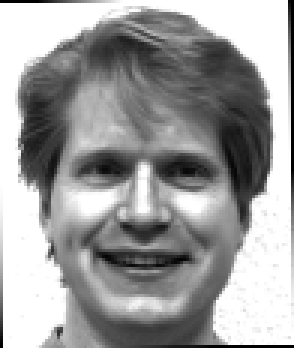
#> input picture unpadded/subject01.happy.pgm, 98 x 116 px (shown 3 times larger); its folder holds only this picture in this run
$ python project3.py
#> lines starting #> are read from the running program, lines starting #| are printed output that depends on the picture
import numpy as np
import matplotlib.pyplot as plt
import imageio.v3 as io # using v3 in consideration of deprecation warning
import os

# Notes for ourselves:
# x_i = each image
# M = # of pixels i.e. length * width
# N = # of images (13 subjects for training * # of facial expressions & lighting conditions)
# X = image matrix (M x N)


# 1 TODO: Download dataset & load training dataset
# DONE
entities = ['centerlight', 'glasses', 'happy', 'leftlight', 'noglasses',
            'normal', 'rightlight', 'sad', 'sleepy', 'surprised', 'wink']

num_subject_train = 13
num_entity = len(entities)
num_img_train = num_subject_train * num_entity

img_height = 116
img_width = 98
img_size = img_height * img_width

img_train_matrix = np.zeros((img_size, num_img_train)) # M x N

imgs_train = []
for i in os.listdir('./unpadded'): # use directory name directly
    if not(i.startswith('subject14') or i.startswith('subject15')): # only use 1st 13 for training
        imgs_train.append(i)
imgs_train.sort()
# for i in imgs_train:
#     print(i)

for i, j in enumerate(imgs_train):
    face = io.imread(os.path.join('./unpadded', j))
#> face is the input picture: shape (116, 98); min 0, max 255, mean 158.1
    img_train_matrix[:, i] = face.flatten()
# print(img_train_matrix[0])

# check if total # of images matches expected #
if img_train_matrix.shape == (img_size, num_img_train):
    print('Part 1: Pass - Data loaded successfully with correct dimensions.\n')
else:
    print('Part 1: Fail - Data dimensions or loading process may have issues.\n')


# 2 TODO: Generate matrix X
# DONE
mean_vector = np.zeros((img_size, 1))
for i in range(img_size):
    mean = np.sum(img_train_matrix[i]) / num_img_train # mean value of each pixel
    mean_vector[i] = mean

X = img_train_matrix - mean_vector @ np.ones((1, num_img_train)) # mean-subtracted matrix

plt.imshow(mean_vector.reshape(img_height, img_width), cmap='gray')
plt.title('Mean Image')
plt.savefig('mean.png')
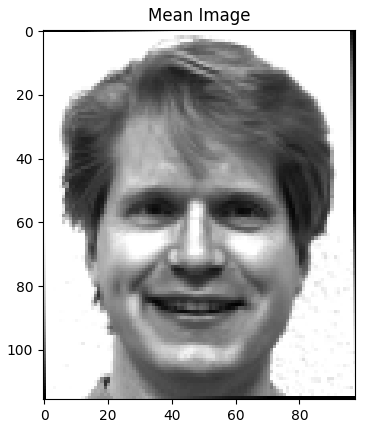
#> figure drawn by matplotlib, 1 panel
#> (the run stopped early here; a loop or call above may not have finished)
